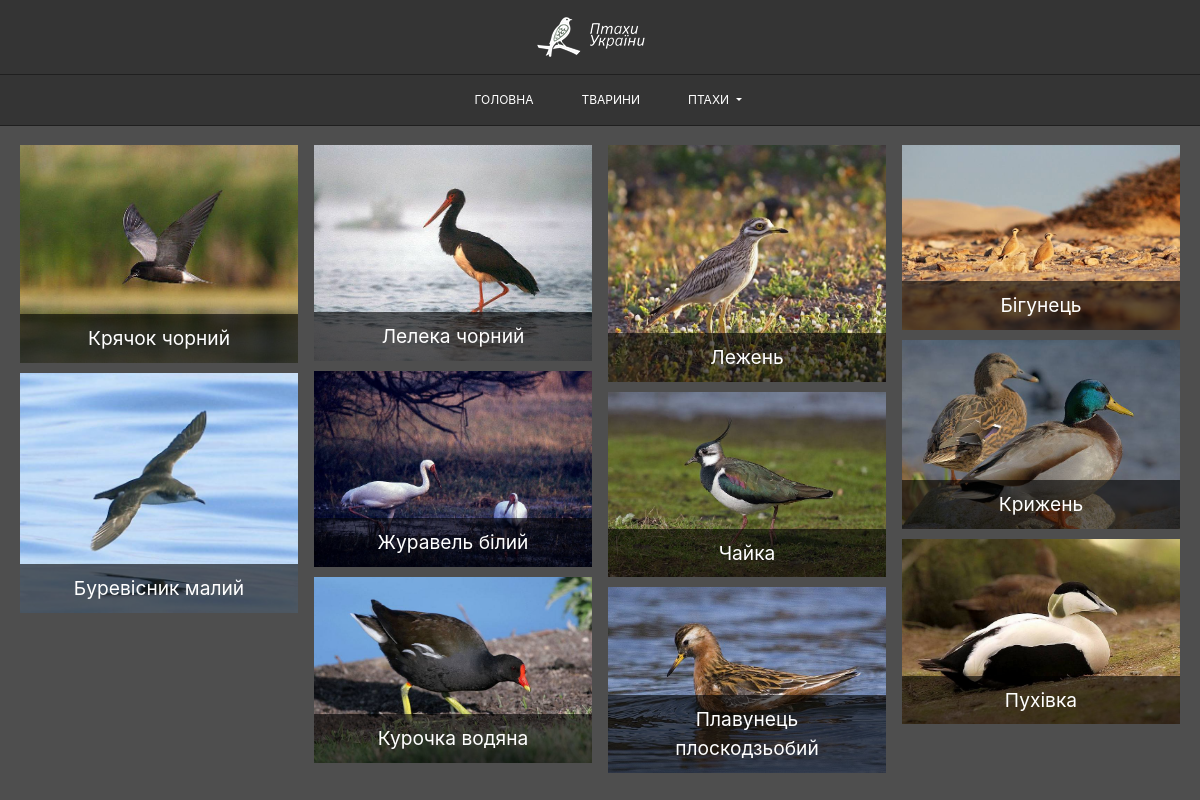
Screenshot of /waterfowl/ with the database file from the repository.
### waterfowl/models.py (models this page shows, shortened)
class Articles(models.Model):
    title = models.CharField(max_length=120)
    post = models.TextField()
    image = models.ImageField(blank=True, null=True)
    audio = models.FileField(blank=True, null=True)

### templates/waterfowl/posts.html (shortened to what this page needs)
<!DOCTYPE html>
<html lang="en">
<head>
  {% load static %}
  <link rel="stylesheet" href="https://cdnjs.cloudflare.com/ajax/libs/normalize/8.0.1/normalize.css">
  <link rel="stylesheet" href="{% static 'css/bootstrap.min.css' %}" type="text/css">
  <link rel="stylesheet" href="{% static 'css/main.css' %}" type="text/css">
</head>
<body>
<header class="header">
    <a href="../"><img src="{% static 'mainApp/images/birds-logo.png' %}" alt="logo" class="logo"></a>
</header>
<nav class="navbar navbar-expand-lg navbar-dark bg-dark">
  <div class="collapse navbar-collapse" id="navbarSupportedContent">
    <ul class="navbar-nav justify-content-center flex-fill ">
      <li class="nav-item active">
        <a class="nav-link" href="/">Головна <span class="sr-only">(current)</span></a>
      </li>
      <li class="nav-item active">
        <a class="nav-link" href="#">Тварини</a>
      </li>
      <li class="nav-item dropdown active">
        <a class="nav-link dropdown-toggle" href="#" id="navbarDropdown" role="button" data-toggle="dropdown" aria-haspopup="true" aria-expanded="false">
          Птахи
        </a>
      </li>
    </ul>
  </div>
</nav>
<div class="content">
    <div class="masonry">
    {% for post in object_list %}
        {% if post.image != None %}
            <div class="imagebox item item-image">
            <a href="/waterfowl/{{post.id}}"><img src="{{ post.image.url }}" class="category-banner img-fluid" alt="" ></a>
        {% endif%}
            <a style="text-decoration: none" href="/waterfowl/{{post.id}}"><span class="imagebox-desc" >{{ post.title }}</span></a>
        </div>
    {% endfor %}
</div>
</div>
</body>
</html>

### static/css/main.css (style rules this page uses)
html { box-sizing: border-box; position: relative; min-height: 100%; scrollbar-face-color: #646464; scrollbar-base-color: #646464; scrollbar-3dlight-color: #646464; scrollbar-highlight-color: #646464; scrollbar-track-color: #000; scrollbar-arrow-color: #000; scrollbar-shadow-color: #646464; }
* { box-sizing: inherit; }
.header { position: absolute; left: 0; top: 0; width: 100%; height: 75px; background-color: #343434; padding: 10px 0; border-bottom: 1px solid #1f1f1f; }
.logo { display: block; margin: 0 auto; }
.bg-dark { background-color: #343434!important; border-bottom: 1px solid #1f1f1f; }
.nav-item { text-transform: uppercase; font-size: 12px; font-weight: normal; padding: .5rem 1rem; }
.navbar { padding: 0; position: absolute; left: 0; top: 75px; width: 100%; }
.content { padding-top: 125px; min-height: 100vh; background-color: #4e4e4e; }
.masonry { column-count: 4; column-gap: 1em; padding: 20px; }
.imagebox { background: black; margin-bottom: 10px; position: relative; text-align: center; width: 100%; }
.imagebox img { opacity: 1; transition: 0.5s opacity; }
.imagebox .imagebox-desc { background-color: rgba(0, 0, 0, 0.6); bottom: 0; color: white; font-size: 1.2em; left: 0; padding: 10px 15px; position: absolute; transition: 0.5s padding; text-align: center; width: 100%; }
@media only screen and (min-width: 1025px) { .masonry { column-count: 4; } }
@media only screen and (max-width: 1220px) and (min-width: 1131px) { .masonry { column-count: 4; } }

### rows the page displays
Articles: image (picture), title "Крячок чорний"
Articles: image (picture), title "Буревісник малий"
Articles: image (picture), title "Лелека чорний"
Articles: image (picture), title "Журавель білий"
Articles: image (picture), title "Курочка водяна"
Articles: image (picture), title "Лежень"
Articles: image (picture), title "Чайка"
Articles: image (picture), title "Плавунець плоскодзьобий"
Articles: image (picture), title "Бігунець"
Articles: image (picture), title "Крижень"
Articles: image (picture), title "Пухівка"
